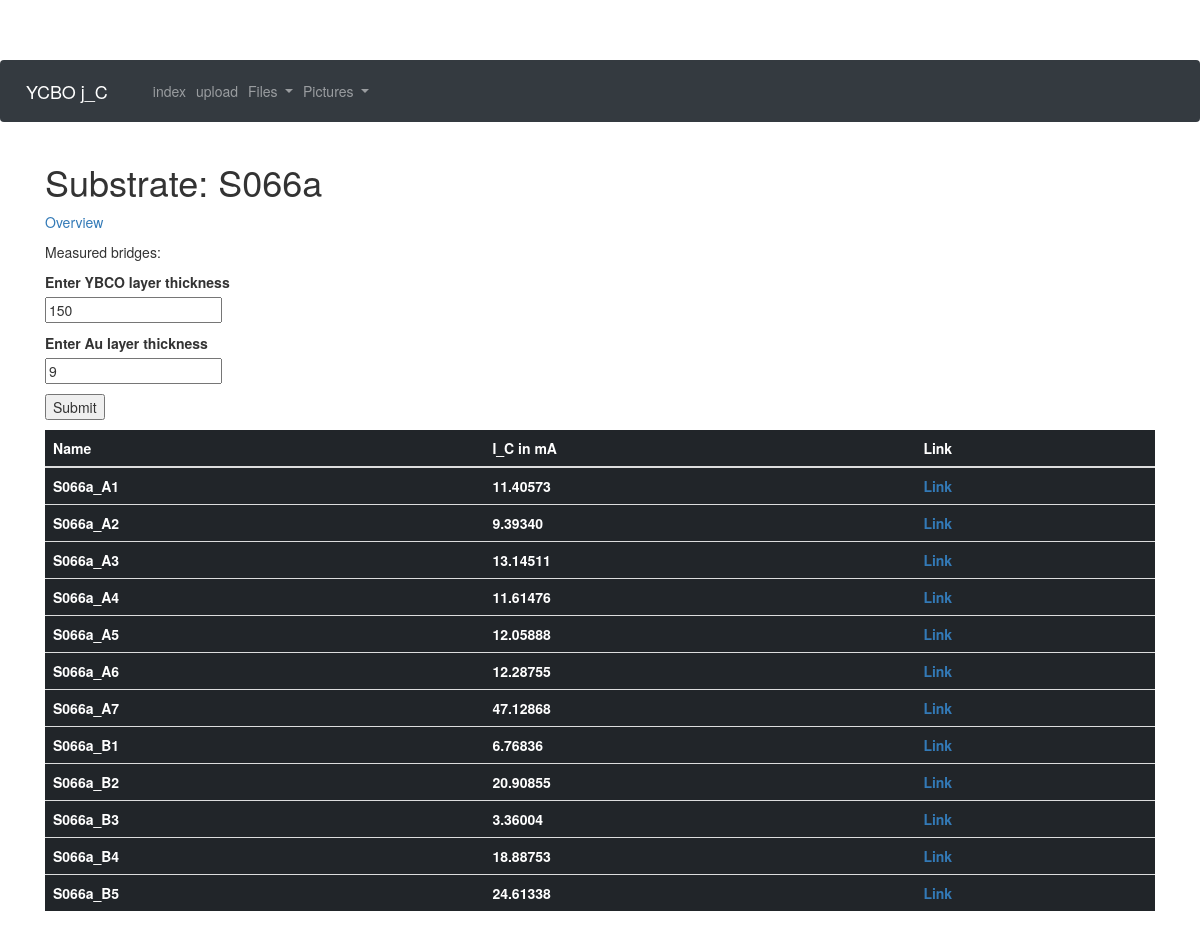
The app's page /substrate/S066a with its own data.
### app/models.py (models this page shows, shortened)
class Substrate(db.Model):
    id = db.Column(db.Integer, primary_key = True)
    substratename = db.Column(db.String(32))
    Au_layer = db.Column(db.Integer)
    YBCO_layer = db.Column(db.Integer)
    bridges = db.relationship("Bridge", backref = "substrate", lazy="dynamic")

class Bridge(db.Model):
    id = db.Column(db.Integer, primary_key = True)
    substrate_id = db.Column(db.Integer, db.ForeignKey("substrate.id"))
    bridgename = db.Column(db.String(32))
    j_C = db.Column(db.Float)
    res = db.Column(db.Float)
    bridgewitdh = db.Column(db.Float)
    documents = db.relationship("Document", backref = "bridge", lazy = "dynamic")
    pictures = db.relationship("Picture", backref = "bridge", lazy = "dynamic")

### app/routes.py (the view)
@app.route("/substrate/<substratename>", methods=["POST","GET"])
def substrate(substratename):
    substrate = Substrate.query.filter_by(substratename=substratename).first_or_404()
    form = SubstrateEditForm()
    form.YBCO_layer.default = substrate.YBCO_layer
    form.Au_layer.default = substrate.Au_layer
    if request.method =="POST":
        if form.submit_layer.data:
            substrate.YBCO_layer = form.YBCO_layer.data
            substrate.Au_layer = form.Au_layer.data
            db.session.add(substrate)
            db.session.commit()
    return render_template("substrate.html", substrate = substrate, form = form)

### app/forms.py
class SubstrateEditForm(FlaskForm):
    YBCO_layer = StringField("Enter YBCO layer thickness")
    Au_layer = StringField("Enter Au layer thickness")
    submit_layer = SubmitField("Submit")

### app/templates/substrate.html (shortened to what this page needs)
{% extends "base.html" %}
{% block content %}
<h1>Substrate: {{substrate.substratename}}</h1>
<p><a href="{{url_for('index')}}">Overview</a></p>
<p>Measured bridges:<p>
<form action="" method="post">
  <p>
    {{ form.YBCO_layer.label }}<br>
    {{ form.YBCO_layer(value=form.YBCO_layer.default) }}
  </p>
  <p>
    {{ form.Au_layer.label }}<br>
    {{ form.Au_layer(value=form.Au_layer.default) }}
  </p>
  <p>{{ form.submit_layer() }}</p>
</form>
<table class="table table-dark">
  <thead>
    <tr>
      <th scope="col">Name</th>
      <th scope="col">I_C in mA</th>
      <th scope="col">Link</th>
    </tr>
  </thead>
  <tbody>
    {% for bridge in substrate.bridges.all() %}
    <tr>
      <th scope="row">{{ bridge.bridgename }}</th>
      <th>{% if bridge.j_C %}{{ "%.5f"%bridge.j_C }}{% else %}Unknown{% endif %}</th>
      <th><a href="{{url_for('bridge', bridgename = bridge.bridgename) }}">Link</a></th>
    </tr>
    {% endfor %}
  </tbody>
</table>
{% endblock %}

### app/templates/base.html (style rules this page uses)
body { padding-top: 60px; }

### records on screen
Substrate: substratename "S066a"
Bridge: bridgename "S066a_A1", j_C "11.40573"
Bridge: bridgename "S066a_A2", j_C "9.39340"
Bridge: bridgename "S066a_A3", j_C "13.14511"
Bridge: bridgename "S066a_A4", j_C "11.61476"
Bridge: bridgename "S066a_A5", j_C "12.05888"
Bridge: bridgename "S066a_A6", j_C "12.28755"
Bridge: bridgename "S066a_A7", j_C "47.12868"
Bridge: bridgename "S066a_B1", j_C "6.76836"
Bridge: bridgename "S066a_B2", j_C "20.90855"
Bridge: bridgename "S066a_B3", j_C "3.36004"
Bridge: bridgename "S066a_B4", j_C "18.88753"
Bridge: bridgename "S066a_B5", j_C "24.61338"
